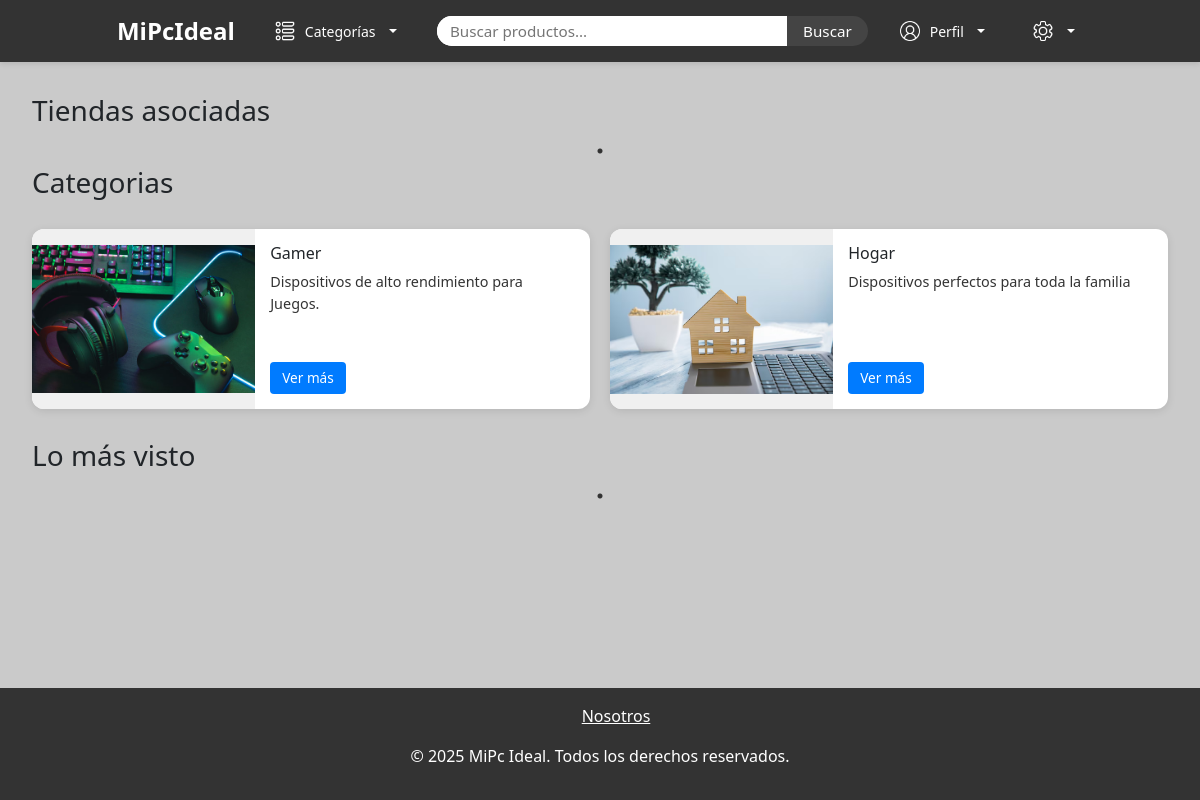
Before: / with the older database file.
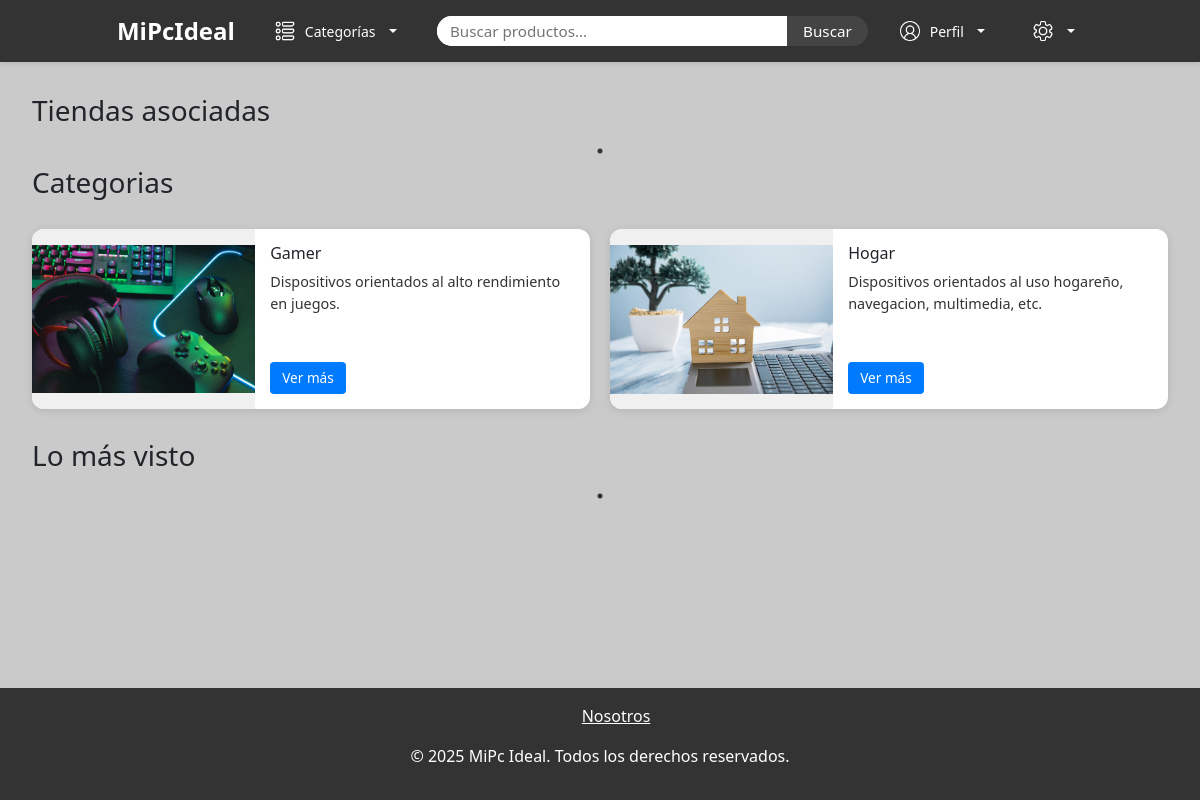
After: the same page with the newer database file.
### app/models.py (models this page shows, shortened)
class CategoriaProducto(models.Model):
    nombre_categoria = models.CharField(max_length=100)
    descripcion_categoria = models.TextField()
    imagen_categoria = models.ImageField(upload_to='categorias/', null=True, blank=True)
    banner_categoria = models.ImageField(upload_to='banners/', null=True, blank=True)

### app/views.py (the view)
# urls.py: path('', home, name='home'),
def home(request):
    return render(request, 'home.html')

### app/context_processors.py (called while the page is built)
def categorias_context(request):
    return {
        'categorias': CategoriaProducto.objects.all(),
        'tiposproductos': TipoProducto.objects.all()
    }

def perfil_context(request):
    perfil = None
    if request.user.is_authenticated:
        try:
            perfil = Profile.objects.get(user=request.user)
        except Profile.DoesNotExist:
            perfil = None
    return {'perfil': perfil}

### app/templates/home.html (shortened to what this page needs)
{% extends "base.html" %}
{% load static %}
{% block content %}
    <div class="title">
        <h3>Tiendas asociadas</h3>
    </div>
    <div class="title">
        <h3>Categorias</h3>
    </div>
    <div class="cards-popular">
        {% for categoria in categorias %}
        <div class="popular-card-horizontal">
            <div class="card-img-container">
                {% if categoria.imagen_categoria %}
                    <img src="{{ categoria.imagen_categoria.url }}" alt="{{ categoria.nombre_categoria }}">
                {% else %}
                    <img src="{% static 'img/default_categoria.png' %}" alt="{{ categoria.nombre_categoria }}">
                {% endif %}
            </div>
            <div class="card-body-horizontal">
                <h6 class="card-title">{{ categoria.nombre_categoria }}</h6>
                <p class="card-text">{{ categoria.descripcion_categoria|default:"Sin descripción." }}</p>
                <a href="{% url 'products_by_category' categoria.id %}" class="btn-primary">Ver más</a>
            </div>
        </div>
        {% endfor %}
    </div>
    <div class="title">
        <h3>Lo más visto</h3>
    </div>
{% endblock %}

Changed rows visible on the page:
changed CategoriaProducto "Gamer": descripcion_categoria "Dispositivos de alto rendimiento para Juegos." → "Dispositivos orientados al alto rendimiento en juegos."
changed CategoriaProducto "Hogar": descripcion_categoria "Dispositivos perfectos para toda la familia" → "Dispositivos orientados al uso hogareño, navegacion, multimedia, etc."
